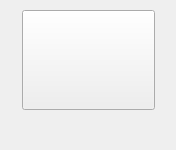
<?xml version="1.0" encoding="UTF-8"?>
<ui version="4.0">
 <class>BabyIcon</class>
 <widget class="QWidget" name="BabyIcon">
  <property name="geometry">
   <rect>
    <x>0</x>
    <y>0</y>
    <width>176</width>
    <height>150</height>
   </rect>
  </property>
  <property name="sizePolicy">
   <sizepolicy hsizetype="Fixed" vsizetype="Fixed">
    <horstretch>0</horstretch>
    <verstretch>0</verstretch>
   </sizepolicy>
  </property>
  <property name="minimumSize">
   <size>
    <width>176</width>
    <height>150</height>
   </size>
  </property>
  <property name="maximumSize">
   <size>
    <width>176</width>
    <height>150</height>
   </size>
  </property>
  <property name="windowTitle">
   <string>Form</string>
  </property>
  <property name="autoFillBackground">
   <bool>true</bool>
  </property>
  <widget class="QLabel" name="nameLabel">
   <property name="geometry">
    <rect>
     <x>5</x>
     <y>113</y>
     <width>171</width>
     <height>24</height>
    </rect>
   </property>
   <property name="font">
    <font>
     <pointsize>7</pointsize>
    </font>
   </property>
   <property name="text">
    <string>&lt;Click to change&gt;</string>
   </property>
   <property name="alignment">
    <set>Qt::AlignCenter</set>
   </property>
  </widget>
  <widget class="QPushButton" name="fotoButton">
   <property name="geometry">
    <rect>
     <x>22</x>
     <y>10</y>
     <width>133</width>
     <height>100</height>
    </rect>
   </property>
   <property name="text">
    <string/>
   </property>
   <property name="iconSize">
    <size>
     <width>133</width>
     <height>100</height>
    </size>
   </property>
  </widget>
 </widget>
 <resources/>
 <connections/>
</ui>
